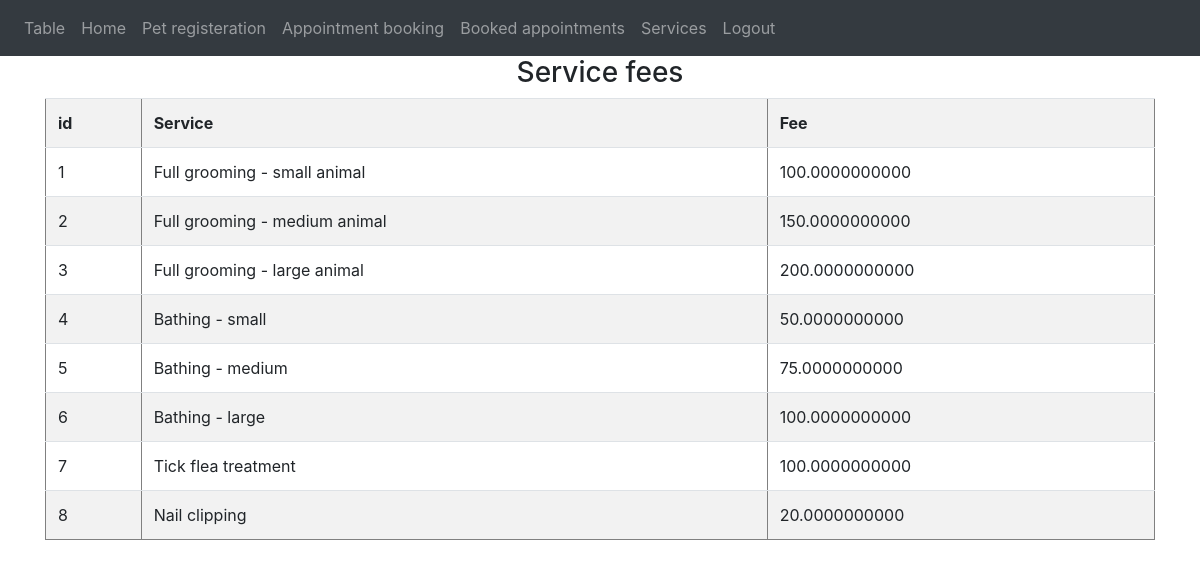
Screenshot of /fee (signed in) with the database file from the repository.
### website/models.py (models this page shows)
class Service(db.Model):
    id=db.Column(db.Integer, primary_key=True)
    service=db.Column(db.String(1000))
    price=db.Column(db.Numeric(100))
    appointments=db.relationship('Appointment')

### website/auth.py (the view)
@auth.route('/fee')
@login_required
def fee():
    services=Service.query.all()
    return render_template('services.html', services=services, user=current_user)

### website/__init__.py (called while the page is built)
def create_app():
    app=Flask(__name__)
    app.config['SECRET_KEY']='keyboardsecret'
    app.config['SQLALCHEMY_DATABASE_URI']=f'sqlite:///{DB_NAME}'
    db.init_app(app)
    from .views import views
    from .auth import auth
    app.register_blueprint(views, url_prefix='/')
    app.register_blueprint(auth, url_prefix='/')
    from .models import Owner, Pet, Address, Service, Groomer, Appointment
    create_database(app)
    login_manager=LoginManager()
    login_manager.login_view='auth.login'
    login_manager.init_app(app)
    @login_manager.user_loader
    def load_user(id):
        return Owner.query.get(int(id))
    return app

### website/templates/services.html
{% extends "base.html" %} {% block title %}Home{% endblock %}
{% block content %}
<div>
    <h3 align="center">Service fees</h3>
  <table border="1" cellpadding=3 class="table table-striped">
    <tr>
        <th>id</th>
        <th>Service</th>
        <th>Fee</th>
    </tr>
  {% for x in services %}
    <tr>
        <td>{{ x.id }}</td>
        <td>{{ x.service }}</td>
        <td>{{ x.price }}</td>
    </tr>
  {% endfor %}
  </table>
</div>
  {% endblock %}

### rows the page displays
Service: id "1", service "Full grooming - small animal", price "100.0000000000"
Service: id "2", service "Full grooming - medium animal", price "150.0000000000"
Service: id "3", service "Full grooming - large animal", price "200.0000000000"
Service: id "4", service "Bathing - small", price "50.0000000000"
Service: id "5", service "Bathing - medium", price "75.0000000000"
Service: id "6", service "Bathing - large", price "100.0000000000"
Service: id "7", service "Tick flea treatment", price "100.0000000000"
Service: id "8", service "Nail clipping", price "20.0000000000"
